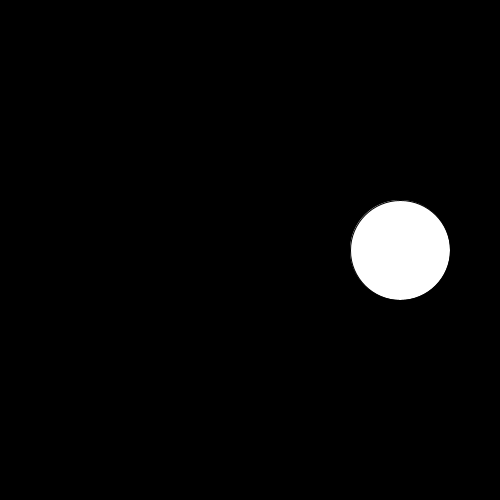
Frame 1 (no input)
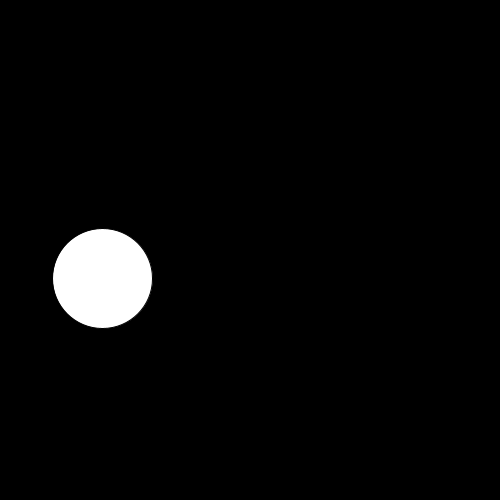
Frame 60 (the mouse pressed at the canvas centre just before this capture)
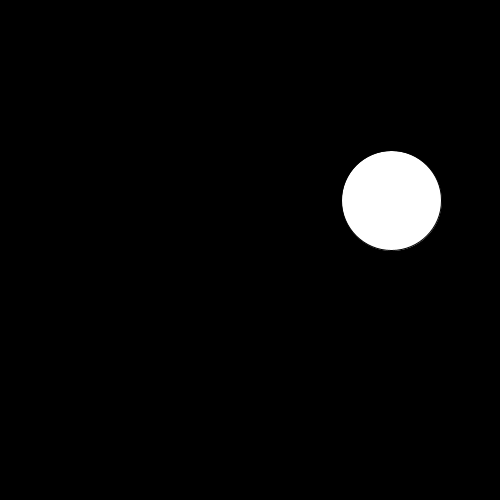
Frame 120 (the mouse held since frame 60 and released just before this capture)

The Processing sketch that drew these frames (run headless with seeded random() and noise(); from frame 60 on, the mouse is pressed at the canvas centre):

// Processing sketch: trig3
// ── trig3.pde
float angle = 0.0;
float offset;
float scalar;
float speed = 0.05;

void setup() {
  background(0);
  size(500, 500);
  offset = width/2;
  scalar = width/2 - 100;
  smooth();
}
void draw() {
  background(0);
  float x = offset + cos(angle) * scalar;
  float y = offset + sin(angle) * scalar;
  ellipse(x, y, 100, 100);
  angle += speed;
}
